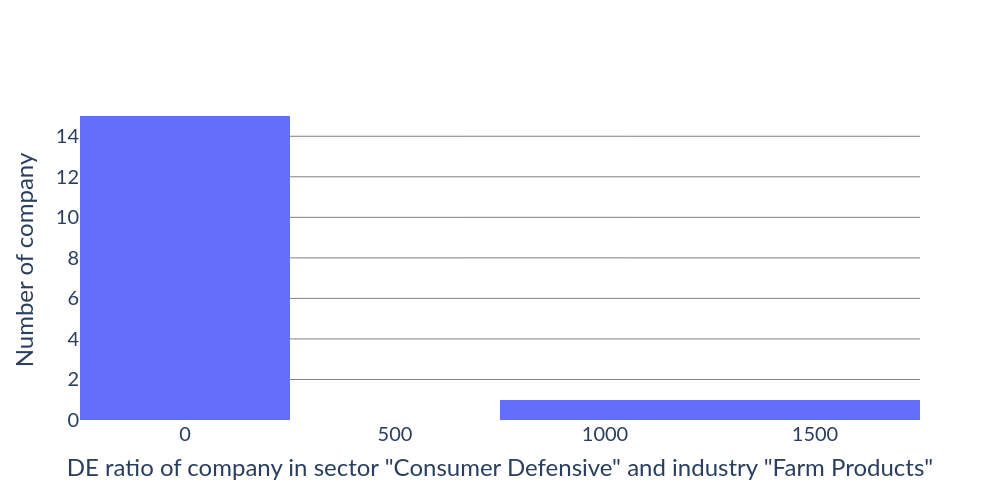

Here is the notebook cell this chart was saved with:
### Code cell
# Distribution of market cap
fig = go.Figure()
fig.add_trace(
    go.Histogram(x = df['de_ratio'].apply(lambda x : float(x) if not pd.isna(x) else None))
)
fig.update_yaxes(showgrid = True, gridcolor = 'gray', title = 'Number of company')
fig.update_xaxes(title = f'DE ratio of company in sector "{SECTOR}" and industry "{INDUSTRY}"')
fig.update_layout(
    width = 1000,
    height = 500,
    plot_bgcolor = 'white',
    paper_bgcolor = 'white',
    font = dict(family = 'Lato', size = 20)
)
fig.show()

### Figure 1 — Plotly figure (JSON) as saved in the notebook; plotly's stock layout.template omitted (floating-point values rounded to 4 significant figures)
{"data": [{"type": "histogram", "x": [31.55, 36.0, 23.6, 1533.0, 34.13, 4.918, 24.27, null, 53.75, 60.84, 74.92, 785.7, 62.55, 21.77, 50.17, 66.93, 42.53, 31.77]}], "layout": {"font": {"family": "Lato", "size": 20}, "height": 500, "paper_bgcolor": "white", "plot_bgcolor": "white", "width": 1000, "xaxis": {"title": {"text": "DE ratio of company in sector \"Consumer Defensive\" and industry \"Farm Products\""}}, "yaxis": {"gridcolor": "gray", "showgrid": true, "title": {"text": "Number of company"}}}}
